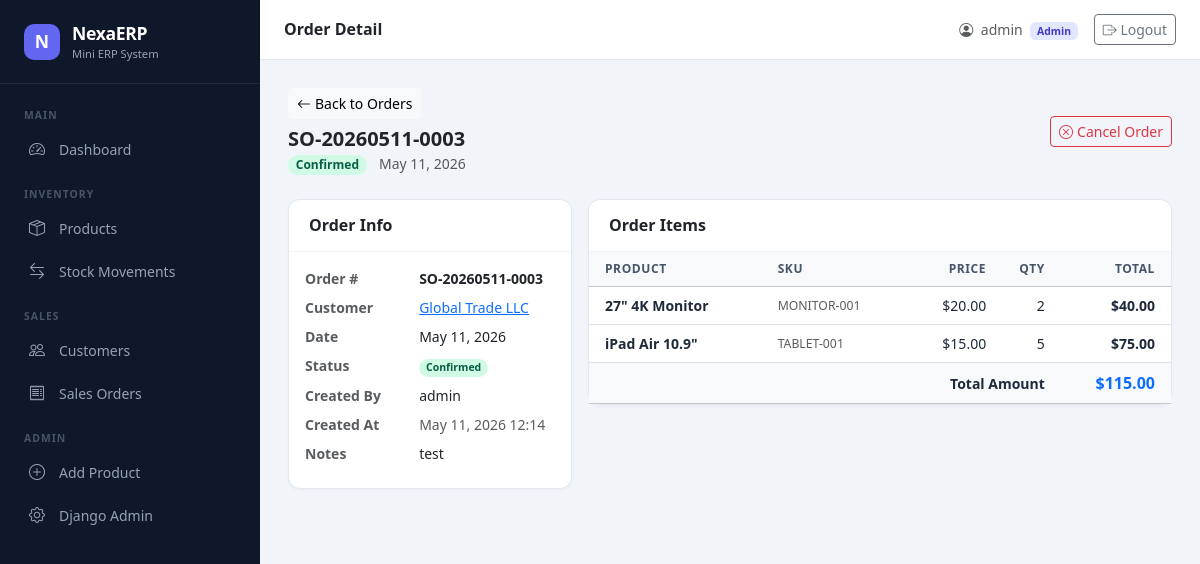
The page /orders/6/ (signed in) on the database its author committed.
### orders/models.py (models this page shows, shortened)
class SalesOrder(models.Model):
    STATUS_CHOICES = [
        ('pending', 'Pending'),
        ('confirmed', 'Confirmed'),
        ('cancelled', 'Cancelled'),
    ]
    order_number = models.CharField(max_length=50, unique=True, editable=False)
    customer = models.ForeignKey('customers.Customer', on_delete=models.PROTECT)
    order_date = models.DateField(default=timezone.now)
    created_by = models.ForeignKey(User, on_delete=models.PROTECT, related_name='created_orders')
    status = models.CharField(max_length=20, choices=STATUS_CHOICES, default='pending')
    total_amount = models.DecimalField(max_digits=14, decimal_places=2, default=0)
    notes = models.TextField(blank=True)
    created_at = models.DateTimeField(auto_now_add=True)
    updated_at = models.DateTimeField(auto_now=True)
    class Meta:
        ordering = ['-created_at']

class SalesOrderItem(models.Model):
    order = models.ForeignKey(SalesOrder, on_delete=models.CASCADE, related_name='items')
    product = models.ForeignKey('products.Product', on_delete=models.PROTECT)
    qty = models.PositiveIntegerField()
    price = models.DecimalField(max_digits=12, decimal_places=2)
    class Meta:
        unique_together = ['order', 'product']
    @property
    def total(self):
        return self.qty * self.price

### customers/models.py (models this page shows, shortened)
class Customer(models.Model):
    customer_code = models.CharField(max_length=50, unique=True)
    name = models.CharField(max_length=255)
    phone = models.CharField(max_length=20, blank=True)
    address = models.TextField(blank=True)
    email = models.EmailField(blank=True)
    opening_balance = models.DecimalField(max_digits=12, decimal_places=2, default=0)
    is_active = models.BooleanField(default=True)
    created_at = models.DateTimeField(auto_now_add=True)
    updated_at = models.DateTimeField(auto_now=True)
    class Meta:
        ordering = ['name']

### products/models.py (models this page shows, shortened)
class Product(models.Model):
    sku = models.CharField(max_length=100, unique=True)
    name = models.CharField(max_length=255)
    category = models.CharField(max_length=100)
    cost_price = models.DecimalField(max_digits=12, decimal_places=2)
    selling_price = models.DecimalField(max_digits=12, decimal_places=2)
    stock_qty = models.IntegerField(default=0)
    image = models.ImageField(upload_to='products/', blank=True, null=True)
    image_hash = models.CharField(
        max_length=64,
        blank=True,
        null=True,
    )
    is_active = models.BooleanField(default=True)
    created_at = models.DateTimeField(auto_now_add=True)
    updated_at = models.DateTimeField(auto_now=True)
    class Meta:
        ordering = ['name']

### orders/views.py (the view)
# urls.py: path('<int:pk>/', OrderDetailView.as_view(), name='order_detail'),
class OrderDetailView(SalesOrAdminMixin, DetailView):
    model = SalesOrder
    template_name = 'orders/order_detail.html'
    context_object_name = 'order'
    def get_object(self):
        return OrderService.get_by_id(self.kwargs['pk'])
    def get_context_data(self, **kwargs):
        context = super().get_context_data(**kwargs)
        order = self.object
        user = self.request.user
        context['can_user_cancel'] = (
            (
                order.created_by == user
                or user.is_staff
                or user.is_superuser
            )
            and order.status != 'cancelled'
        )
        return context

### core/mixins.py (called while the page is built)
    def dispatch(self, request, *args, **kwargs):
        if not request.user.is_authenticated:
            return self.handle_no_permission()
        return super().dispatch(request, *args, **kwargs)

### orders/services.py (called while the page is built)
    @staticmethod
    def get_by_id(order_id):
        return SalesOrder.objects.select_related(
            'customer', 'created_by'
        ).prefetch_related('items__product').get(pk=order_id)

### orders/templates/orders/order_detail.html (shortened to what this page needs)
{% extends "base.html" %}
{% load humanize %}
{% block page_title %}Order Detail{% endblock %}
{% block content %}
<div class="d-flex justify-content-between align-items-center mb-4">
    <div>
        <a href="{% url 'order_list' %}" class="btn btn-sm btn-light mb-2"><i class="bi bi-arrow-left me-1"></i>Back to Orders</a>
        <h5 class="fw-bold mb-0">{{ order.order_number }}</h5>
        <span class="badge rounded-pill badge-{{ order.status }} me-2">{{ order.get_status_display }}</span>
        <span class="text-muted small">{{ order.order_date|date:"M d, Y" }}</span>
    </div>
    <div class="d-flex gap-2">
        {% if can_user_cancel %}
        {% if order.status != 'cancelled' %}
        <form method="post" action="{% url 'order_cancel' order.pk %}" class="d-inline">
            <button type="submit" class="btn btn-outline-danger btn-sm"
                onclick="return confirm('Cancel this order?{% if order.status == 'confirmed' %} Stock will be restored.{% endif %}')">
                <i class="bi bi-x-circle me-1"></i>Cancel Order
            </button>
        </form>
        {% endif %}
        {% endif %}
    </div>
</div>
<div class="row g-3">
    <div class="col-md-4">
        <div class="card">
            <div class="card-header"><h6 class="mb-0 fw-semibold">Order Info</h6></div>
            <div class="card-body">
                <dl class="row mb-0 small">
                    <dt class="col-5 text-muted">Order #</dt>
                    <dd class="col-7 fw-semibold">{{ order.order_number }}</dd>
                    <dt class="col-5 text-muted">Customer</dt>
                    <dd class="col-7">
                        <a href="{% url 'customer_detail' order.customer.pk %}">{{ order.customer.name }}</a>
                    </dd>
                    <dt class="col-5 text-muted">Date</dt>
                    <dd class="col-7">{{ order.order_date|date:"M d, Y" }}</dd>
                    <dt class="col-5 text-muted">Status</dt>
                    <dd class="col-7"><span class="badge rounded-pill badge-{{ order.status }}">{{ order.get_status_display }}</span></dd>
                    <dt class="col-5 text-muted">Created By</dt>
                    <dd class="col-7">{{ order.created_by.get_full_name|default:order.created_by.username }}</dd>
                    <dt class="col-5 text-muted">Created At</dt>
                    <dd class="col-7 text-muted">{{ order.created_at|date:"M d, Y H:i" }}</dd>
                    {% if order.notes %}
                    <dt class="col-5 text-muted">Notes</dt>
                    <dd class="col-7">{{ order.notes }}</dd>
                    {% endif %}
                </dl>
            </div>
        </div>
    </div>
    <div class="col-md-8">
        <div class="card">
            <div class="card-header"><h6 class="mb-0 fw-semibold">Order Items</h6></div>
            <div class="card-body p-0">
                <table class="table mb-0">
                    <thead class="table-light">
                        <tr>
                            <th class="ps-3">Product</th>
                            <th>SKU</th>
                            <th class="text-end">Price</th>
                            <th class="text-end">Qty</th>
                            <th class="text-end pe-3">Total</th>
                        </tr>
                    </thead>
                    <tbody>
                        {% for item in order.items.all %}
                        <tr>
                            <td class="ps-3 fw-semibold">{{ item.product.name }}</td>
                            <td class="text-muted small">{{ item.product.sku }}</td>
                            <td class="text-end">${{ item.price|floatformat:2 }}</td>
                            <td class="text-end">{{ item.qty }}</td>
                            <td class="text-end pe-3 fw-semibold">${{ item.total|floatformat:2|intcomma }}</td>
                        </tr>
                        {% endfor %}
                    </tbody>
                    <tfoot>
                        <tr class="table-light">
                            <td colspan="4" class="text-end fw-bold ps-3">Total Amount</td>
                            <td class="text-end pe-3 fw-bold fs-6 text-primary">${{ order.total_amount|floatformat:2|intcomma }}</td>
                        </tr>
                    </tfoot>
                </table>
            </div>
        </div>
    </div>
</div>
{% endblock %}

### templates/base.html (shortened to what this page needs)
{% load static %}
<!DOCTYPE html>
<html lang="en">
<head>
    <link href="https://cdn.jsdelivr.net/npm/bootstrap@5.3.2/dist/css/bootstrap.min.css" rel="stylesheet">
    <link href="https://cdn.jsdelivr.net/npm/bootstrap-icons@1.11.3/font/bootstrap-icons.css" rel="stylesheet">
    <link rel="stylesheet" href="{% static 'css/base.css' %}">
</head>
<body>
{% if user.is_authenticated %}
<nav id="sidebar">
    <a href="/" class="text-decoration-none">
        <div class="sidebar-brand">
            <div class="brand-logo">N</div>
            <div>
                <div class="brand-name">NexaERP</div>
                <div class="brand-sub">Mini ERP System</div>
            </div>
        </div>
    </a>
    <div class="sidebar-nav">
        <div class="nav-section">Main</div>
        <a href="{% url 'dashboard' %}" class="sidebar-link {% if request.resolver_match.namespace == 'core' %}active{% endif %}">
            <i class="bi bi-speedometer2"></i> Dashboard
        </a>
        <div class="nav-section mt-2">Inventory</div>
        <a href="{% url 'products_list' %}" class="sidebar-link {% if request.resolver_match.namespace == 'products' %}active{% endif %}">
            <i class="bi bi-box-seam"></i> Products
        </a>
        <a href="{% url 'movement_list' %}" class="sidebar-link {% if request.resolver_match.namespace == 'stock' %}active{% endif %}">
            <i class="bi bi-arrow-left-right"></i> Stock Movements
        </a>
        <div class="nav-section mt-2">Sales</div>
        <a href="{% url 'customer_list' %}" class="sidebar-link {% if request.resolver_match.namespace == 'customers' %}active{% endif %}">
            <i class="bi bi-people"></i> Customers
        </a>
        <a href="{% url 'order_list' %}" class="sidebar-link {% if request.resolver_match.namespace == 'orders' %}active{% endif %}">
            <i class="bi bi-receipt"></i> Sales Orders
        </a>
        {% if user.is_staff or user.is_superuser %}
        <div class="nav-section mt-2">Admin</div>
        <a href="{% url 'products_create' %}" class="sidebar-link">
            <i class="bi bi-plus-circle"></i> Add Product
        </a>
        <a href="{% url 'admin:index' %}" class="sidebar-link" target="_blank">
            <i class="bi bi-gear"></i> Django Admin
        </a>
        {% endif %}
    </div>
</nav>
<div id="main-content">
    <div class="topbar">
        <div class="d-flex align-items-center gap-3">
            <h6 class="mb-0 fw-semibold text-dark">{% block page_title %}Dashboard{% endblock %}</h6>
        </div>
        <div class="d-flex align-items-center gap-3">
            <span class="text-muted small">
                <i class="bi bi-person-circle me-1"></i>
                {{ user.get_full_name|default:user.username }}
                {% if user.is_staff %}<span class="badge ms-1" style="background:#e0e7ff;color:#4338ca;font-size:0.65rem">Admin</span>{% else %}<span class="badge ms-1" style="background:#dcfce7;color:#166534;font-size:0.65rem">Sales</span>{% endif %}
            </span>
            <form method="post" action="{% url 'logout' %}" class="d-inline">
                <button type="submit" class="btn btn-sm btn-outline-secondary">
                    <i class="bi bi-box-arrow-right"></i> Logout
                </button>
            </form>
        </div>
    </div>
    <div class="page-content">
        {% block content %}{% endblock %}
    </div>
</div>
{% else %}
<div>{% block auth_content %}{% endblock %}</div>
{% endif %}
</body>
</html>

### static/css/base.css (style rules this page uses)
:root { --sidebar-width: 260px; --sidebar-bg: #0f172a; --sidebar-accent: #6366f1; --sidebar-text: #94a3b8; --sidebar-hover: #1e293b; --topbar-height: 60px; }
body { background: #f1f5f9; font-family: 'Segoe UI', system-ui, sans-serif; }
#sidebar { position: fixed; top: 0; left: 0; bottom: 0; width: var(--sidebar-width); background: var(--sidebar-bg); z-index: 1000; overflow-y: auto; transition: transform 0.3s ease; }
.sidebar-brand { padding: 1.25rem 1.5rem; border-bottom: 1px solid #1e293b; display: flex; align-items: center; gap: 0.75rem; }
.brand-logo { width: 36px; height: 36px; border-radius: 10px; background: var(--sidebar-accent); display: flex; align-items: center; justify-content: center; font-size: 1.1rem; color: white; font-weight: 700; }
.brand-name { color: white; font-weight: 700; font-size: 1.1rem; letter-spacing: -0.02em; }
.brand-sub { color: var(--sidebar-text); font-size: 0.7rem; }
.sidebar-nav { padding: 1rem 0; }
.nav-section { padding: 0.5rem 1.5rem 0.25rem; color: #475569; font-size: 0.65rem; font-weight: 700; text-transform: uppercase; letter-spacing: 0.1em; }
.sidebar-link { display: flex; align-items: center; gap: 0.75rem; padding: 0.6rem 1.5rem; color: var(--sidebar-text); text-decoration: none; font-size: 0.875rem; font-weight: 500; border-left: 3px solid transparent; transition: all 0.15s; }
.sidebar-link i { font-size: 1rem; width: 20px; text-align: center; }
#main-content { margin-left: var(--sidebar-width); min-height: 100vh; }
.topbar { height: var(--topbar-height); background: white; border-bottom: 1px solid #e2e8f0; display: flex; align-items: center; padding: 0 1.5rem; justify-content: space-between; position: sticky; top: 0; z-index: 100; }
.page-content { padding: 1.75rem; }
.card { border: 1px solid #e2e8f0; border-radius: 12px; box-shadow: 0 1px 3px rgba(0, 0, 0, 0.04); }
.card-header { background: white; border-bottom: 1px solid #f1f5f9; padding: 1rem 1.25rem; border-radius: 12px 12px 0 0 !important; }
.badge-confirmed { background: #d1fae5; color: #065f46; }
.table { font-size: 0.875rem; }
.table th { font-weight: 600; color: #475569; font-size: 0.75rem; text-transform: uppercase; letter-spacing: 0.05em; border-top: none; }
.table td { vertical-align: middle; color: #1e293b; }

### rows shown on the page
SalesOrder: order_number "SO-20260511-0003", status "Confirmed", order_date "May 11, 2026", customer.name "Global Trade LLC", created_by.get_full_name "admin", created_at "May 11, 2026 12:14", notes "test", total_amount "115.00"
SalesOrderItem: product.name "27\" 4K Monitor", product.sku "MONITOR-001", price "20.00", qty "2", total "40.00"
SalesOrderItem: product.name "iPad Air 10.9\"", product.sku "TABLET-001", price "15.00", qty "5", total "75.00"

### other values the page prints
{{ user.get_full_name|default:user.username }} "admin"
